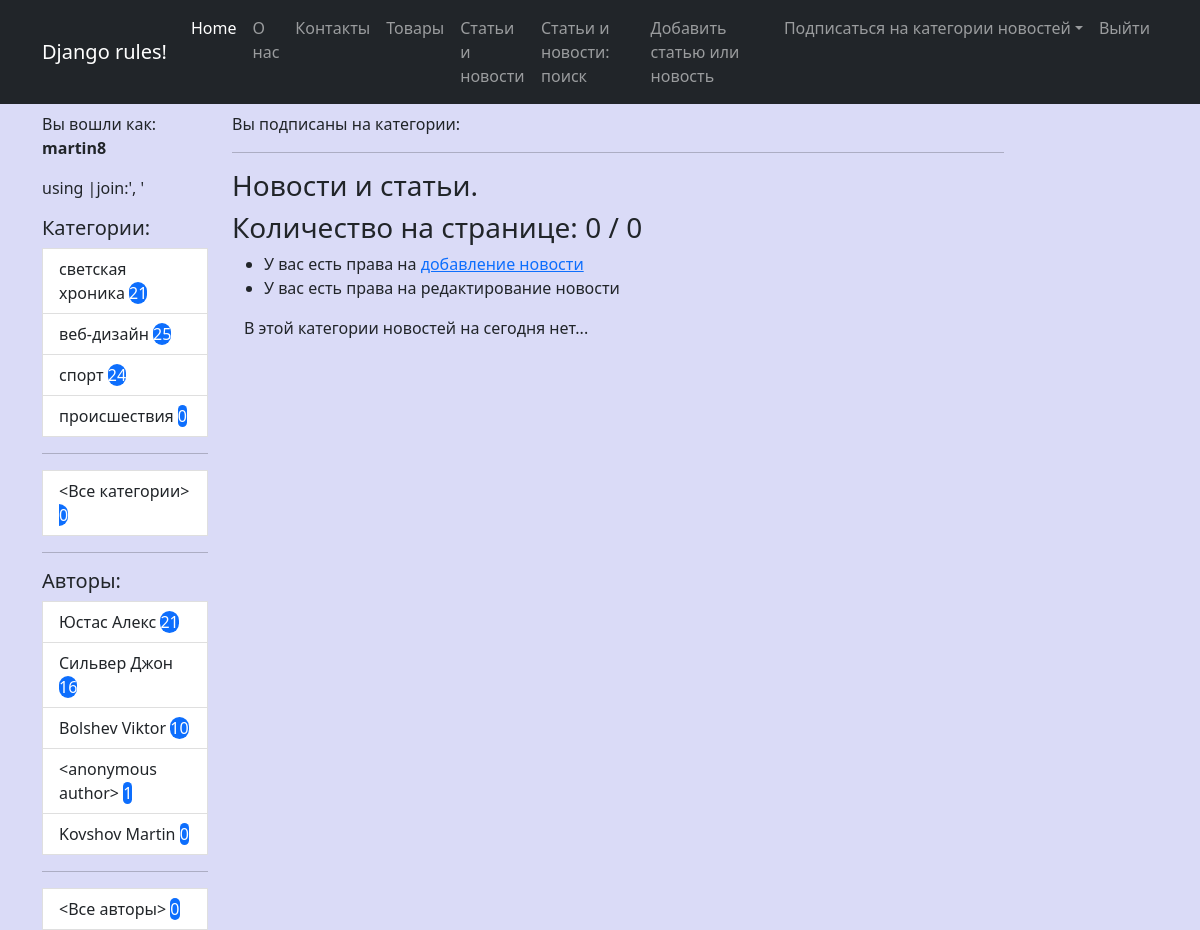
The page /news/author/8/ (signed in) on the database its author committed.
### news/models.py (models this page shows, shortened)
class Category(m.Model):
    name = m.CharField(max_length=30, unique=True, verbose_name="Категория")
    user = m.ManyToManyField(User, through='UserCategory')
    def get_absolute_url(self):
        return reverse_lazy('news_by_cat', kwargs = {'pk':self.id})
    class Meta:
        ordering = ['-name']
        verbose_name = "Категория"
        verbose_name_plural = 'Категории'

class Author(m.Model):
    user = m.OneToOneField(User, on_delete=m.CASCADE)
    rating = m.SmallIntegerField(default=0, verbose_name='Рейтинг')
    def get_absolute_url(self):
        return reverse_lazy('news_by_author', kwargs = {'pk':self.id})
    def __str__(self) -> str:
        name = f"{self.user.last_name} {self.user.first_name}".strip()
        name = '<anonymous author>' if not name else name
        return name

### news/views.py (the view)
# urls.py: path('author/<int:pk>/', NewsByAuthor.as_view(), name='news_by_author'),
class NewsByAuthor(LoginRequiredMixin, CustomContextMixin, ListView):
    model = Post
    template_name = 'news/news.html'
    context_object_name = 'news'
    paginate_by = 3
    def get_queryset(self, **kwargs):
        qs = super().get_queryset(**kwargs)
        return qs.filter(author_id=self.kwargs.get('pk'))

### news/templates/news/news.html (shortened to what this page needs)
{% extends 'base.html' %}
{% load custom_filters %}
{% block content %}
    <hr>
    {% if current_category %}
        <h3>Новости и статьи. Категория <em>{{ current_category }}</em></h3>
        <a href="{% url 'follow_category' current_category.pk %}" class="btn btn-secondary">Подписаться</a>
        <a href="{% url 'unfollow_category' current_category.pk %}" class="btn btn-danger">Отписаться</a>
    {% else %}
        <h3>Новости и статьи.</h3>
    {% endif %}
    <h3>Количество на странице: {{ news|length }} / {{ news_count }}</h3>
    <ul>
        {% if perms.news.add_post %}
        <li>У вас есть права на <a href="{% url 'add_news' %}">добавление новоcти</a></li>
        {% endif %}
        {% if perms.news.change_post %}
        <li>У вас есть права на редактирование новости</li>
        {% endif %}
    </ul>
    <div class="container mt-10">
        {% for nws in page_obj %}
        <div class="row">
            <div class="card mb-3" style="width: 80rem;">
                <div class="card header">Категория:
                    <p>
                    {% for cat in nws.categories.all  %}
                        <a href="{{ cat.get_absolute_url }}" class="btn btn-secondary">{{ cat.name }}</a>
                    {% endfor %}
                </p>
                </div>
                <div class="card-body">
                    <h5 class="card-title text-center">
                    {{ nws.title|censor }}
                    </h5>
                    <h5>
                        Автор: <a href="{{ nws.author.get_absolute_url }}">{{ nws.author }}</a>
                    </h5>
                    <p class="card-text">{{ nws.content|censor|truncatewords:50 }}</p>
                    <a href="{{ nws.get_absolute_url }}" class="btn btn-primary">Подробности...</a>
                </div>
                <div class="card-footer">
                    {{ nws.created_dtm|date:'d.m.Y' }}: С момента опубликования прошло {{ nws.created_dtm|timesince }}
                </div>
              </div>
        </div>
        {% empty %}
                    <p class="card-text">В этой категории новостей на сегодня нет...</p>
        {% endfor %}
    </div>
{% endblock content %}

### templates/base.html (shortened to what this page needs)
{% load static %}
{% load custom_filters %}
<!DOCTYPE html>
<html lang="en">
    <head>
        <link href="https://cdn.jsdelivr.net/npm/bootstrap@5.2.1/dist/css/bootstrap.min.css" rel="stylesheet">
        <link href="https://getbootstrap.com/docs/5.2/assets/css/docs.css" rel="stylesheet">
        <link href="{% static 'css/my_style.css' %}" rel="stylesheet" type="text/css">
    </head>
    <body>
        {% include 'inc/_navbar.html' %}
        <div class="container">
            <div class="row mt-2">
                <div class="col-lg-2">
                    <p>Вы вошли как: <b>{{ request.user.username }}</b>
                        <p>{{ cats_by_user|join:', '}}</p><span class="comment">using |join:', '</span>
                    </p>
                    {% include 'inc/_sidebar.html' %}
                </div>
                <div class="col-lg-10">
                    <p>Вы подписаны на категории:
                    </p>
                    <div class="col-lg-10 text-start">
                        {% block content %}{% endblock content %}
                    </div>
                </div>
            </div>
        </div>
    </body>
</html>

### templates/inc/_sidebar.html
<div class="list-group">
    <h5>Категории:</h5>
    <div class="col-lt-1">
        {% for cat in categories %}
        <a href="{{ cat.get_absolute_url }}" class="list-group-item list-group-item-action" aria-current="true">
        {{ cat.name }} <span class="'badge rounded-pill text-bg-primary">{{ cat.cnt }}</span>
        </a>
        {% endfor %}
        <hr>
        <a href="{% url 'all_news' %}" class="list-group-item list-group-item-action" aria-current="true">
            <Все категории> <span class="'badge rounded-pill text-bg-primary"> {{ news_count }}</span>
        </a>
    </div>
</div>
<hr>
<h5>Авторы:</h5>
<div class="list-group">
    <div class="col-lt-1">
        {% for auth in authors %}
        <a href="{{ auth.get_absolute_url }}" class="list-group-item list-group-item-action" aria-current="true">
        {{ auth|default:'anonymous' }} <span class="'badge rounded-pill text-bg-primary"> {{ auth.cnt }}</span>
        </a>
        {% endfor %}
        <hr>
        <a href="{% url 'all_news' %}" class="list-group-item list-group-item-action" aria-current="true">
            <Все авторы> <span class="'badge rounded-pill text-bg-primary"> {{ news_count }}</span>
        </a>
    </div>
</div>

### static/css/my_style.css (style rules this page uses)
body { background-color: rgb(218, 219, 247); }

### rows shown on the page
Category: name "светская хроника", cnt "21"
Category: name "веб-дизайн", cnt "25"
Category: name "спорт", cnt "24"
Category: name "происшествия", cnt "0"
Author: user.first_name "Юстас Алекс", cnt "21"
Author: user.first_name "Сильвер Джон", cnt "16"
Author: user.first_name "Bolshev Viktor", cnt "10"
Author: user.first_name "<anonymous author>", cnt "1"
Author: user.first_name "Kovshov Martin", cnt "0"

### other values the page prints
{{ request.user.username }} "martin8"
{{ news_count }} "0"
{{ news|length }} "0"
